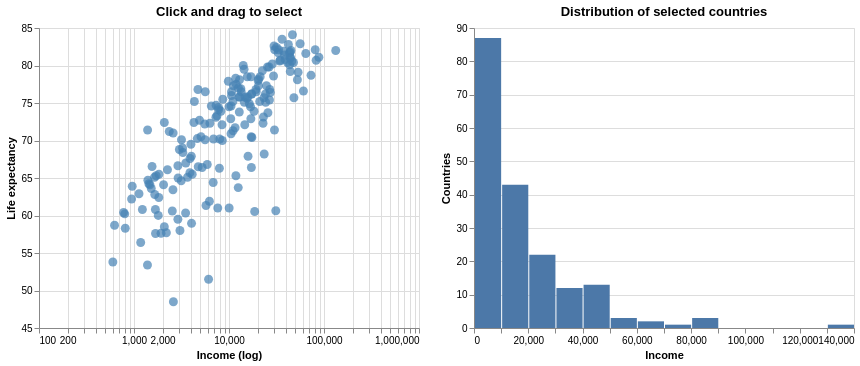

The cell this chart's notebook holds for it:
### Markdown cell above
# 3.3  Linked brush selection
This is Altair's flagship feature. A selection defined on one chart automatically filters another 
chart in the same specification. No callbacks or JavaScript required.

### Code cell
import altair as alt
from vega_datasets import data as vdata

source = vdata.gapminder_health_income()

# 1. Brush selection (drag rectangle)
brush = alt.selection_interval(encodings=['x', 'y'])

# 2. Scatter plot
scatter = (
    alt.Chart(source)
    .mark_point(filled=True)
    .encode(
        x=alt.X(
            'income:Q',
            scale=alt.Scale(type='log'),
            title='Income (log)'
        ),
        y=alt.Y(
            'health:Q',
            scale=alt.Scale(zero=False),
            title='Life expectancy'
        ),

        # FIX: replace region with country (or remove color grouping)
        color=alt.condition(
            brush,
            alt.value('steelblue'),   # selected points
            alt.value('lightgrey')    # unselected points
        ),

        size=alt.condition(
            brush,
            alt.value(80),
            alt.value(30)
        ),

        tooltip=[
            alt.Tooltip('country:N'),
            alt.Tooltip('income:Q'),
            alt.Tooltip('health:Q')
        ]
    )
    .add_params(brush)
    .properties(
        width=380,
        height=300,
        title='Click and drag to select'
    )
)

# 3. Histogram of selected points
histogram = (
    alt.Chart(source)
    .mark_bar()
    .encode(
        x=alt.X('income:Q', bin=alt.Bin(maxbins=20), title='Income'),
        y=alt.Y('count()', title='Countries')
    )
    .transform_filter(brush)
    .properties(
        width=380,
        height=300,
        title='Distribution of selected countries'
    )
)

# 4. Combine charts
scatter | histogram

### Figure 1 — Vega-Lite specification as saved in the notebook (floating-point values rounded to 4 significant figures; data arrays with more than 128 entries replaced by an {"elided": "..."} marker saying what was removed)
{"config": {"view": {"continuousWidth": 300, "continuousHeight": 300}}, "hconcat": [{"mark": {"type": "point", "filled": true}, "encoding": {"color": {"condition": {"param": "param_4", "value": "steelblue"}, "value": "lightgrey"}, "size": {"condition": {"param": "param_4", "value": 80}, "value": 30}, "tooltip": [{"field": "country", "type": "nominal"}, {"field": "income", "type": "quantitative"}, {"field": "health", "type": "quantitative"}], "x": {"field": "income", "scale": {"type": "log"}, "title": "Income (log)", "type": "quantitative"}, "y": {"field": "health", "scale": {"zero": false}, "title": "Life expectancy", "type": "quantitative"}}, "height": 300, "name": "view_1", "title": "Click and drag to select", "width": 380}, {"mark": {"type": "bar"}, "encoding": {"x": {"bin": {"maxbins": 20}, "field": "income", "title": "Income", "type": "quantitative"}, "y": {"aggregate": "count", "title": "Countries", "type": "quantitative"}}, "height": 300, "title": "Distribution of selected countries", "transform": [{"filter": {"param": "param_4"}}], "width": 380}], "data": {"name": "data-246d617600ef31eabf4a8c28634b7fcb"}, "params": [{"name": "param_4", "select": {"type": "interval", "encodings": ["x", "y"]}, "views": ["view_1"]}], "$schema": "https://vega.github.io/schema/vega-lite/v5.20.1.json", "datasets": {"data-246d617600ef31eabf4a8c28634b7fcb": {"elided": "187 records"}}}
